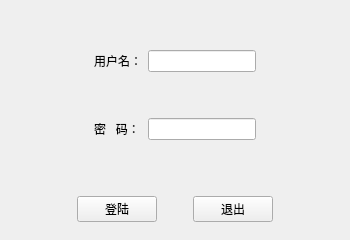
<?xml version="1.0" encoding="UTF-8"?>
<ui version="4.0">
 <class>MainWindow</class>
 <widget class="QMainWindow" name="MainWindow">
  <property name="geometry">
   <rect>
    <x>0</x>
    <y>0</y>
    <width>350</width>
    <height>240</height>
   </rect>
  </property>
  <property name="minimumSize">
   <size>
    <width>350</width>
    <height>240</height>
   </size>
  </property>
  <property name="maximumSize">
   <size>
    <width>350</width>
    <height>240</height>
   </size>
  </property>
  <property name="windowTitle">
   <string>登陆窗口</string>
  </property>
  <widget class="QWidget" name="centralwidget">
   <layout class="QVBoxLayout" name="verticalLayout">
    <item>
     <widget class="QWidget" name="widget_2" native="true">
      <layout class="QHBoxLayout" name="horizontalLayout_2">
       <item>
        <widget class="QWidget" name="widget" native="true">
         <property name="sizePolicy">
          <sizepolicy hsizetype="Preferred" vsizetype="Fixed">
           <horstretch>0</horstretch>
           <verstretch>0</verstretch>
          </sizepolicy>
         </property>
         <layout class="QGridLayout" name="gridLayout">
          <item row="0" column="0">
           <spacer name="horizontalSpacer_4">
            <property name="orientation">
             <enum>Qt::Horizontal</enum>
            </property>
            <property name="sizeHint" stdset="0">
             <size>
              <width>40</width>
              <height>20</height>
             </size>
            </property>
           </spacer>
          </item>
          <item row="2" column="2">
           <widget class="QLineEdit" name="lineEdit_2">
            <property name="echoMode">
             <enum>QLineEdit::Password</enum>
            </property>
           </widget>
          </item>
          <item row="0" column="2">
           <widget class="QLineEdit" name="lineEdit"/>
          </item>
          <item row="2" column="1">
           <widget class="QLabel" name="label_2">
            <property name="text">
             <string>密   码：</string>
            </property>
           </widget>
          </item>
          <item row="0" column="1">
           <widget class="QLabel" name="label">
            <property name="text">
             <string>用户名：</string>
            </property>
           </widget>
          </item>
          <item row="0" column="3">
           <spacer name="horizontalSpacer_5">
            <property name="orientation">
             <enum>Qt::Horizontal</enum>
            </property>
            <property name="sizeHint" stdset="0">
             <size>
              <width>40</width>
              <height>20</height>
             </size>
            </property>
           </spacer>
          </item>
          <item row="1" column="1">
           <spacer name="verticalSpacer">
            <property name="orientation">
             <enum>Qt::Vertical</enum>
            </property>
            <property name="sizeHint" stdset="0">
             <size>
              <width>20</width>
              <height>40</height>
             </size>
            </property>
           </spacer>
          </item>
         </layout>
        </widget>
       </item>
      </layout>
     </widget>
    </item>
    <item>
     <widget class="QWidget" name="widget_3" native="true">
      <property name="sizePolicy">
       <sizepolicy hsizetype="Preferred" vsizetype="Fixed">
        <horstretch>0</horstretch>
        <verstretch>0</verstretch>
       </sizepolicy>
      </property>
      <layout class="QHBoxLayout" name="horizontalLayout_3">
       <item>
        <spacer name="horizontalSpacer">
         <property name="orientation">
          <enum>Qt::Horizontal</enum>
         </property>
         <property name="sizeHint" stdset="0">
          <size>
           <width>40</width>
           <height>20</height>
          </size>
         </property>
        </spacer>
       </item>
       <item>
        <widget class="QPushButton" name="pushButton">
         <property name="text">
          <string>登陆</string>
         </property>
        </widget>
       </item>
       <item>
        <spacer name="horizontalSpacer_3">
         <property name="orientation">
          <enum>Qt::Horizontal</enum>
         </property>
         <property name="sizeType">
          <enum>QSizePolicy::Fixed</enum>
         </property>
         <property name="sizeHint" stdset="0">
          <size>
           <width>30</width>
           <height>20</height>
          </size>
         </property>
        </spacer>
       </item>
       <item>
        <widget class="QPushButton" name="pushButton_2">
         <property name="text">
          <string>退出</string>
         </property>
        </widget>
       </item>
       <item>
        <spacer name="horizontalSpacer_2">
         <property name="orientation">
          <enum>Qt::Horizontal</enum>
         </property>
         <property name="sizeHint" stdset="0">
          <size>
           <width>40</width>
           <height>20</height>
          </size>
         </property>
        </spacer>
       </item>
      </layout>
     </widget>
    </item>
   </layout>
  </widget>
 </widget>
 <resources/>
 <connections/>
</ui>
